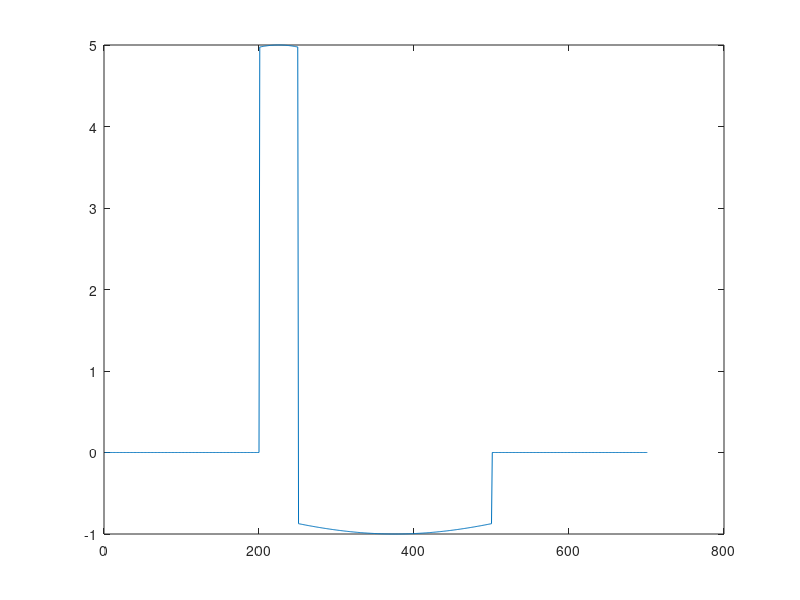
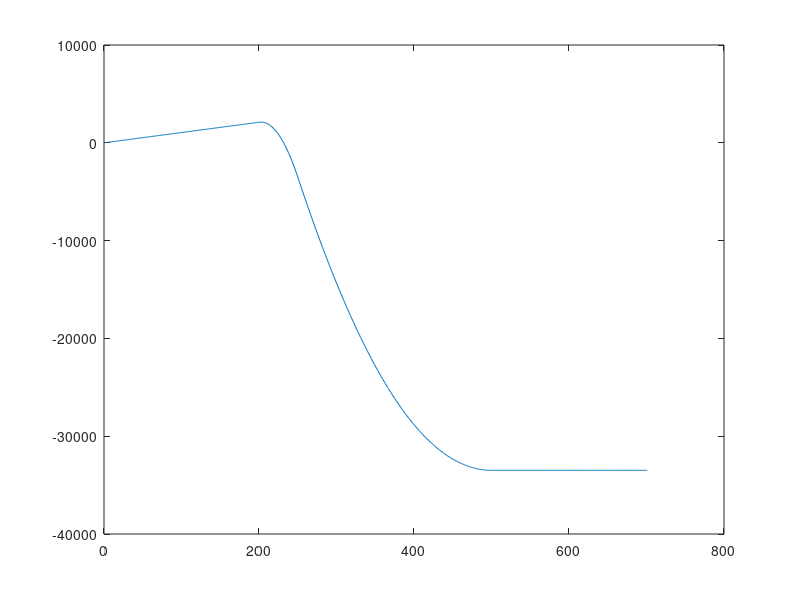

Write the MATLAB code that produced these figures, in order.
N = 701;
L = 700;

x = linspace(0,L,N);
rho = zeros(N,1);
V = zeros(N,1);

Lap = zeros(N,N);

v = ones(N,1);
v1 = ones(N-1,1);

Lap = -2.*diag(v,0) + diag(v1,1) + diag(v1,-1);

Lap(1,1) = -2;
Lap(N,N) = -1;

x1 = linspace(-0.1,0.1,50);
y1 = gaussmf(x1,[1,0]);

x2 = linspace(-0.5,0.5,250);
y2 = gaussmf(x2,[0.96,0]);

rho(1:200) = 0.0;
rho(201:250) = 5*y1;
rho(251:500) = -1*y2;
rho(501:701) = 0.0;

figure(1)
plot(rho);

V = -1*inv(Lap)*rho;

figure(2)
plot(V);
